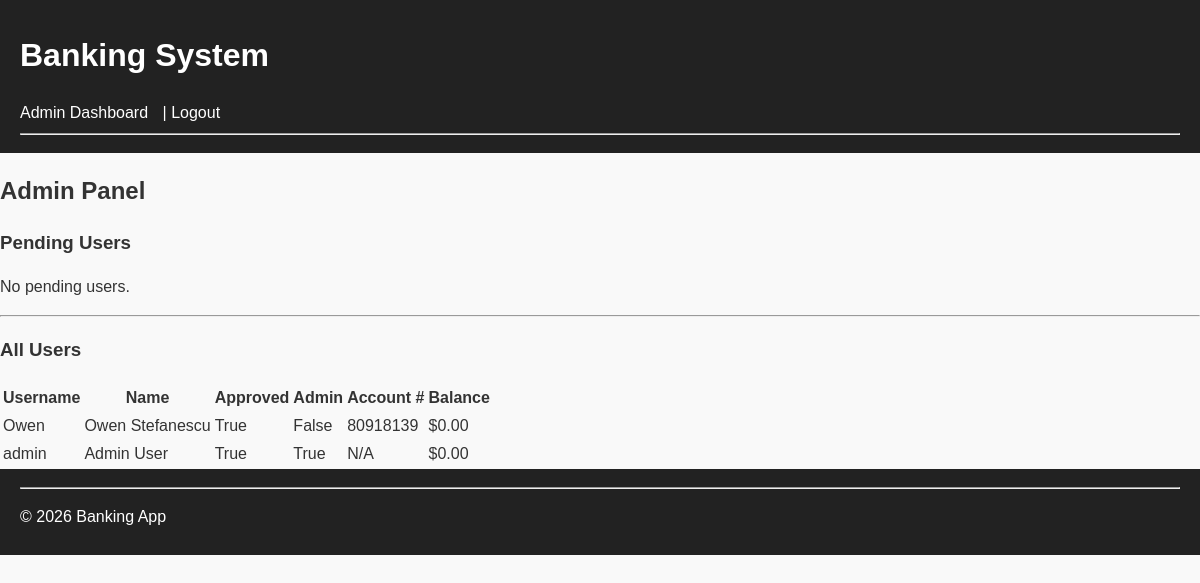
The app's page /admin (signed in), older data.
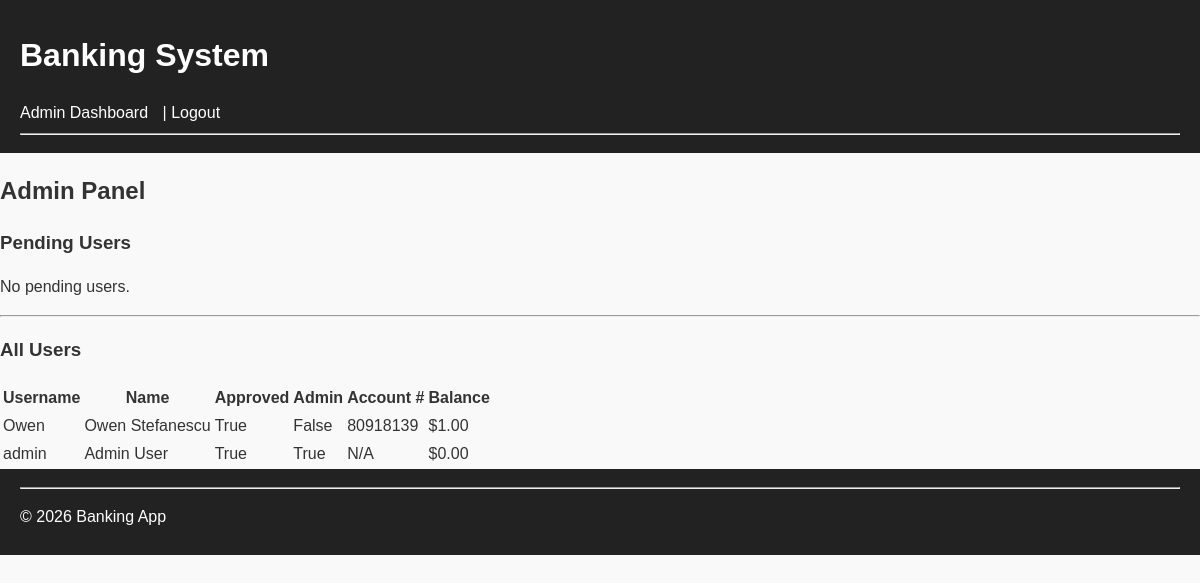
The same page, newer data.
### bank_app/models/user.py (models this page shows)
class User(db.Model):
    __tablename__ = "users"
    id = db.Column(db.Integer, primary_key=True)
    username = db.Column(db.String(50), unique=True, nullable=False)
    first_name = db.Column(db.String(50), nullable=False)
    last_name = db.Column(db.String(50), nullable=False)
    ssn = db.Column(db.String(20), nullable=False)
    address = db.Column(db.String(200), nullable=False)
    phone = db.Column(db.String(20), nullable=False)
    password = db.Column(db.String(200), nullable=False)
    approved = db.Column(db.Boolean, default=False)
    is_admin = db.Column(db.Boolean, default=False)
    account_number = db.Column(db.String(20), unique=True)
    balance = db.Column(db.Float, default=0.0)

### bank_app/main.py (the view)
@app.route("/admin")
def admin_page():
    if not session.get("is_admin"):
        return "Unauthorized"
    pending_users = User.query.filter_by(approved=False).all()
    all_users = User.query.all()
    return render_template("admin.html", pending_users=pending_users, all_users=all_users)

### bank_app/templates/admin.html (shortened to what this page needs)
{% extends "base.html" %}
{% block content %}
<h2>Admin Panel</h2>
<h3>Pending Users</h3>
{% if pending_users %}
    <table class="pending-users">
        <thead>
            <tr>
                <th>Username</th>
                <th>Full Name</th>
                <th>SSN</th>
                <th>Address</th>
                <th>Phone</th>
                <th>Action</th>
            </tr>
        </thead>
        <tbody>
        {% for user in pending_users %}
            <tr>
                <td>{{ user.username }}</td>
                <td>{{ user.first_name }} {{ user.last_name }}</td>
                <td>{{ user.ssn }}</td>
                <td>{{ user.address }}</td>
                <td>{{ user.phone }}</td>
                <td>
                    <a class="approve-btn" href="/approve/{{ user.id }}">Approve</a>
                </td>
            </tr>
        {% endfor %}
        </tbody>
    </table>
{% else %}
    <p>No pending users.</p>
{% endif %}
<hr>
<h3>All Users</h3>
{% if all_users %}
    <table class="all-users">
        <thead>
            <tr>
                <th>Username</th>
                <th>Name</th>
                <th>Approved</th>
                <th>Admin</th>
                <th>Account #</th>
                <th>Balance</th>
            </tr>
        </thead>
        <tbody>
        {% for user in all_users %}
            <tr>
                <td>{{ user.username }}</td>
                <td>{{ user.first_name }} {{ user.last_name }}</td>
                <td>{{ user.approved }}</td>
                <td>{{ user.is_admin }}</td>
                <td>{{ user.account_number or "N/A" }}</td>
                <td>${{ "%.2f"|format(user.balance) }}</td>
            </tr>
        {% endfor %}
        </tbody>
    </table>
{% else %}
    <p>No users found.</p>
{% endif %}
{% endblock %}

### bank_app/templates/base.html (shortened to what this page needs)
<!DOCTYPE html>
<html lang="en">
<head>
    <link rel="stylesheet" href="../static/styles.css">
</head>
<body>
    <header>
        <h1>Banking System</h1>
        <nav>
            {% if session.get('user_id') %}
            {% if session.get('is_admin') %}
            <a href="/admin">Admin Dashboard</a>
            {% else %}
            <a href="/dashboard">Dashboard</a>
            <a href="/deposit">Deposit</a>
            <a href="/transfer">Transfer</a>
            <a href="/statement">Statement</a>
            {% endif %}
            | <a href="/logout">Logout</a>
            {% else %}
            <a href="/register">Register</a> |
            <a href="/login">Login</a>
            {% endif %}
        </nav>
        <hr>
    </header>
    <main>
        {% block content %}{% endblock %}
    </main>
    <footer>
        <hr>
        <p>© 2026 Banking App</p>
    </footer>
</body>
</html>

### bank_app/static/styles.css (style rules this page uses)
body { font-family: Arial, sans-serif; background-color: #f9f9f9; color: #333; line-height: 1.5; margin: 0; padding: 0; }
header, footer { background-color: #222; color: #fff; padding: 10px 20px; }
header nav a { color: #fff; margin-right: 10px; text-decoration: none; }

Row changes from the older to the newer data that the page shows:
changed User "Owen": balance "0.00" → "1.00"
